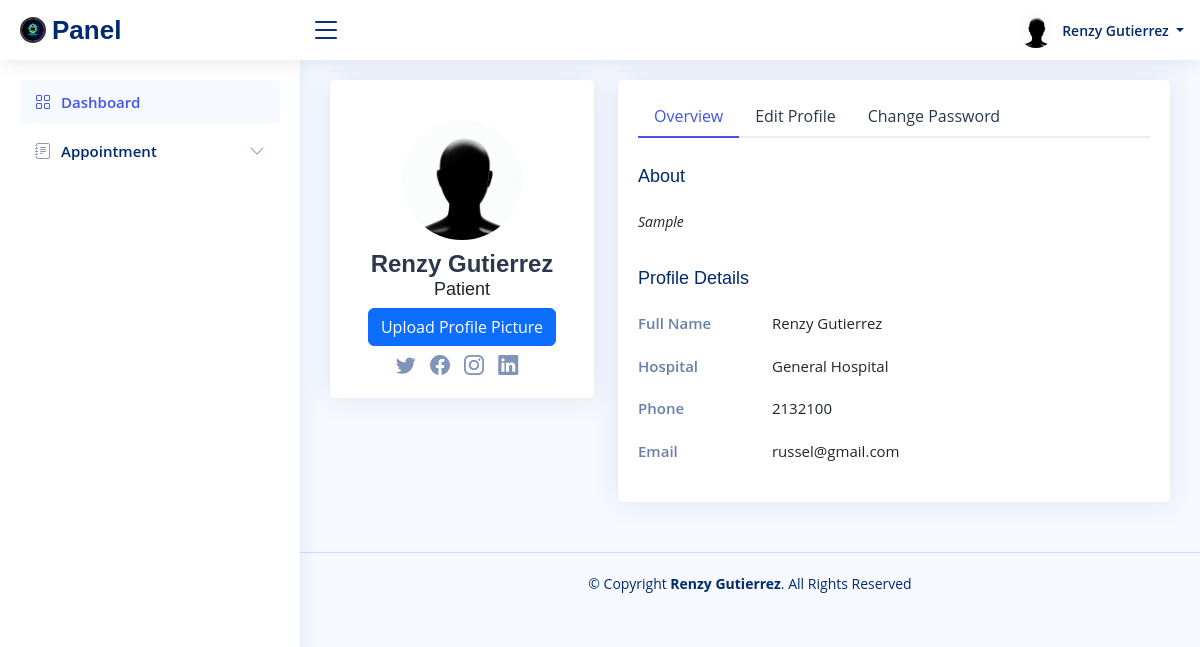
Page /pages/admin_profile_header.php (signed in) on the committed database.
### tables this page shows
CREATE TABLE `tbl_patient_table` (
  `id` int(255) NOT NULL,
  `description` varchar(255) NOT NULL,
  `contact_number` varchar(255) NOT NULL,
  `email` varchar(255) NOT NULL,
  `birthdate` date NOT NULL,
  `idate` datetime NOT NULL DEFAULT current_timestamp(),
  `active` tinyint(1) NOT NULL DEFAULT 1,
  `login_id` int(255) NOT NULL,
  `profile_pic` longblob NOT NULL
);

### PHP/set_connection.php (called while the page is built, shortened)
<?php
require '../PHP/MysqlCon.php';
$Conn = new SqlCon();
?>

### PHP/HospitalappController/admin_profile_get.php (called while the page is built, shortened)
<?php
$hospital = "General Hospital";
$usertypeid = $_SESSION['usertypeid'];
$userid = $_SESSION['iid'];
$fullname = $_SESSION['name'];
if ($usertypeid == 3)
{
    $data = $Conn->SqlConSelect("select description, contact_number, email, birthdate, profile_pic FROM tbl_patient_table WHERE login_id = {$userid}",$pdo);
}
if ($usertypeid != 1)
{
    $totalrows = count($data);
    if ($totalrows > 0)
    {
        foreach($data as $row)
        {
            $bio = $row['description'];
            $contact_number = $row['contact_number'];
            $email = $row['email'];
        }
    }
}
?>

### PHP/MysqlCon.php (called while the page is built, shortened)
<?php
class SqlCon{
    function SqlConSelect($sqltext,$pdo){
      $sql = $sqltext;
      $statement =  $pdo->query($sql);
      $data = $statement->fetchAll(PDO::FETCH_ASSOC);
      return $data;
    }
}
?>

### pages/admin_profile_overview.php (shortened to what this page needs)
<h5 class="card-title">About</h5>
    <p class="small fst-italic">
      <?php
        $mybio = !empty($bio) ? $bio : '';
        echo $mybio;
      ?>
    </p>
    <h5 class="card-title">Profile Details</h5>
    <div class="row">
      <div class="col-lg-3 col-md-4 label ">Full Name</div>
      <div class="col-lg-9 col-md-8">
           <?php
                $myfullname = !empty($fullname) ? $fullname : '';
                echo $myfullname;
            ?>
      </div>
    </div>
    <div class="row">
      <div class="col-lg-3 col-md-4 label">Hospital</div>
      <div class="col-lg-9 col-md-8">
          <?php
             $myhospital = !empty($hospital) ? $hospital : '';
             echo $myhospital;
          ?>
      </div>
    </div>
    <div class="row">
      <div class="col-lg-3 col-md-4 label">Phone</div>
      <div class="col-lg-9 col-md-8">
        <?php
             $mycontact_number = !empty($contact_number) ? $contact_number : '';
             echo $mycontact_number;
          ?>
      </div>
    </div>
    <div class="row">
      <div class="col-lg-3 col-md-4 label">Email</div>
      <div class="col-lg-9 col-md-8">
        <?php
            $myemail = !empty($email) ? $email : '';
             echo $myemail;
          ?>
      </div>
    </div>

### static/css/style.css (style rules this page uses)
:root { scroll-behavior: smooth; }
body { font-family: "Open Sans", sans-serif; background: #f6f9ff; color: #444444; }
h1, h2, h3, h4, h5, h6 { font-family: "Nunito", sans-serif; }
.card-title { padding: 20px 0 15px 0; font-size: 18px; font-weight: 500; color: #012970; font-family: "Poppins", sans-serif; }
.profile .profile-overview .row { margin-bottom: 20px; font-size: 15px; }
.profile .profile-overview .card-title { color: #012970; }
.profile .profile-overview .label { font-weight: 600; color: rgba(1, 41, 112, 0.6); }

### rows in the picture
tbl_patient_table: description "Sample", contact_number "2132100", email "russel@gmail.com"

### other values in the picture
$id "Renzy Gutierrez"
$fullname "Renzy Gutierrez"
$userrole "Patient"
$myfullname "Renzy Gutierrez"
$myhospital "General Hospital"
